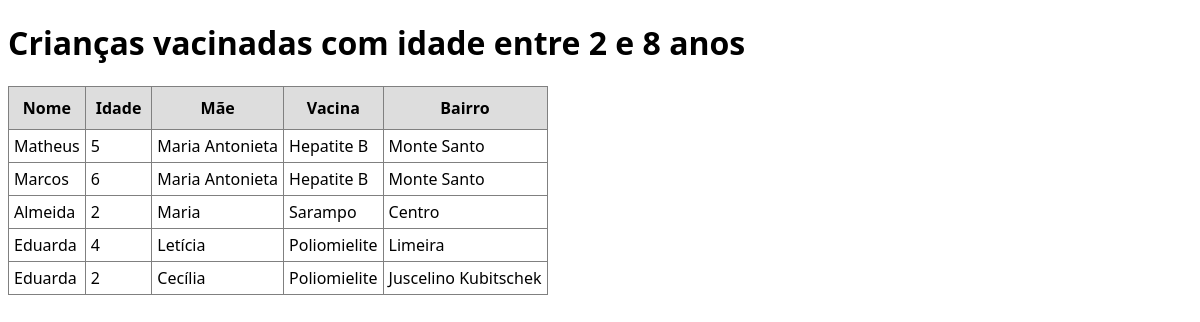
Page /vacinados-idade-2-a-8 on the committed database.
### vacinacao/models.py (models this page shows, shortened)
class Crianca(models.Model):
    nome_crianca = models.CharField(max_length=100)
    idade_crianca = models.IntegerField()
    nome_mae = models.CharField(max_length=100)
    vacina = models.CharField(max_length=100, blank=True)
    bairro = models.CharField(max_length=100)

### vacinacao/views.py (the view)
# urls.py: path("vacinados-idade-2-a-8", views.vacinados_idade_2_a_8),
def vacinados_idade_2_a_8(request):
    criancas = Crianca.objects.filter(idade_crianca__gte=2, idade_crianca__lte=8).exclude(vacina="")
    return render(request, "criancas.html", {
        'titulo': 'Crianças vacinadas com idade entre 2 e 8 anos',
        'criancas': criancas
    })

### vacinacao/templates/criancas.html (shortened to what this page needs)
<!DOCTYPE html>
<html lang="pt-BR">
<head>
</head>
<body>
    <h1>{{titulo}}</h1>
    <table border>
        <thead>
            <tr>
                <th>Nome</th>
                <th>Idade</th>
                <th>Mãe</th>
                <th>Vacina</th>
                <th>Bairro</th>
            </tr>
        </thead>
        <tbody>
            {% for crianca in criancas %}
            <tr>
                <td>{{crianca.nome_crianca}}</td>
                <td>{{crianca.idade_crianca}}</td>
                <td>{{crianca.nome_mae}}</td>
                <td>{{crianca.vacina}}</td>
                <td>{{crianca.bairro}}</td>
            </tr>
            {% endfor %}
        </tbody>
    </table>
</body>
</html>

### vacinacao/templates/criancas.html (style rules this page uses)
body { font-family: 'Segoe UI', Tahoma, Geneva, Verdana, sans-serif; }
table { border-collapse: collapse; }
th { background-color: #ddd; padding: 10px; }
td { padding: 5px; }

### rows in the picture
Crianca: nome_crianca "Matheus", idade_crianca "5", nome_mae "Maria Antonieta", vacina "Hepatite B", bairro "Monte Santo"
Crianca: nome_crianca "Marcos", idade_crianca "6", nome_mae "Maria Antonieta", vacina "Hepatite B", bairro "Monte Santo"
Crianca: nome_crianca "Almeida", idade_crianca "2", nome_mae "Maria", vacina "Sarampo", bairro "Centro"
Crianca: nome_crianca "Eduarda", idade_crianca "4", nome_mae "Letícia", vacina "Poliomielite", bairro "Limeira"
Crianca: nome_crianca "Eduarda", idade_crianca "2", nome_mae "Cecília", vacina "Poliomielite", bairro "Juscelino Kubitschek"

### other values in the picture
{{ titulo }} "Crianças vacinadas com idade entre 2 e 8 anos"
